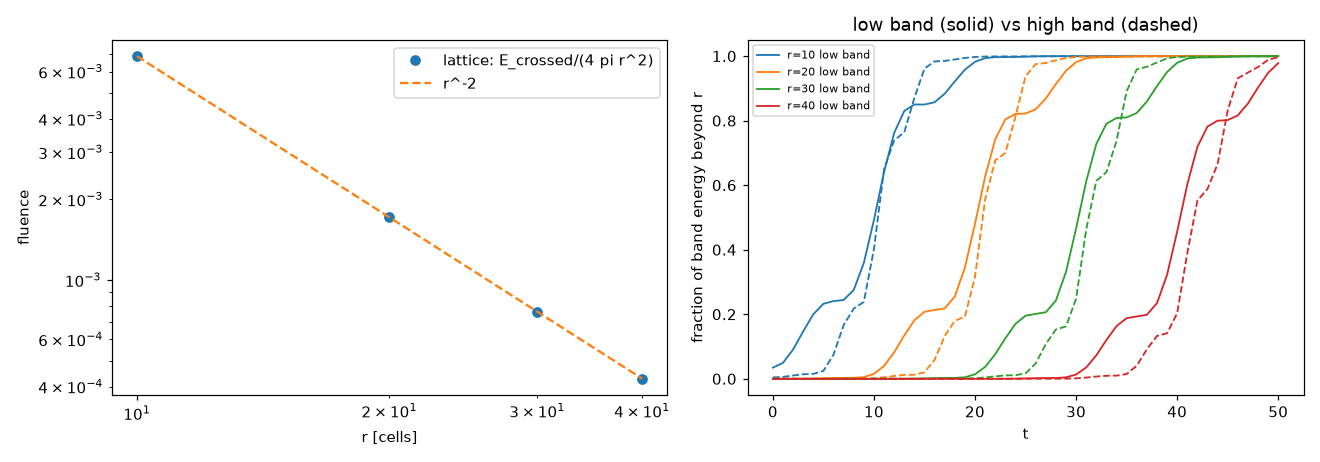

Recreate this plot in Python.
#!/usr/bin/env python3
# -*- coding: utf-8 -*-
"""
ch2_gw_gamma_3d.py  --  Chapter 2 ("What actually arrives", v2): one 3-D lattice shake, watched
from increasing distance -- how much arrives per unit area, and in which band.
=================================================================================================
Re-implementation (2026-09-28) of the lost script cited by
  docs/cosmology/02-light-lattice-elastic-wave-sharpest/  ("What actually arrives (v2)")

PAGE CLAIM (verbatim)
  "ch2_gw_gamma_3d.py and ch2_gw_gamma_arriving.py remove a unit confusion that would make such
   bursts sound catastrophic. The often-quoted '10^53 erg' is a source energy, back-calculated by
   integrating the inferred isotropic luminosity over 4 pi and the emitting volume; it is not what
   reaches a detector. The arriving fluence is F = E_iso/(4 pi d^2) ... What reaches us is a
   broadband keV-GeV spectrum at modest fluence, exactly as the lattice-shake picture predicts."

WHAT THIS SCRIPT DOES (the lattice half; the astrophysical numbers are in ch2_gw_gamma_arriving.py)
  A 3-D simple-cubic lattice, ONE scalar displacement per site (the single longitudinal /
  breathing channel that survives at the isostatic point, G -> 0; physics volume 01/02),
  nearest-neighbour springs K = m = a = 1 (long-wave speed c = 1). A localized shake (Gaussian,
  width 3 cells, from rest) is released at the centre. We measure, without putting in any law:
   (1) the energy that has crossed spheres of radius r = 10, 20, 30, 40 -> fluence F(r) =
       E_crossed / (4 pi r^2); test r^2 F(r) = const (the 1/(4 pi d^2) law) and energy conservation.
   (2) the arrival time at each sphere of the low band (|k|a < 0.5, the long-wave, GW-like part)
       and of the high band (|k|a > 0.5, the 'gamma' part of the calibration ka = 0.1 <-> 31 GeV),
       i.e. does the broadband packet ARRIVE together? (3-D version of legacy ch2_burstprop.py.)

INPUTS: none physical; K = m = a = 1 lattice units. Grid 128^3 is a container (reflections from
  the box are excluded by stopping at t = 50 < 64). Shake width 3 cells is a probe choice
  (sharp = broadband). No page number enters the code.
EXPECTED OUTPUT (run 2026-09-28): r^2 F(r) constant to 0.15% (r = 10..40); energy drift -6.6e-4
  (velocity Verlet); low band arrives at t = r/c; high band later, lag/r = 0.046 (independent-mode
  prediction from the exact sc dispersion 0.040), growing linearly with r. The fluence law is
  confirmed; 'the broadband packet arrives together' is not.
DETERMINISM: SEED = 19 (no RNG path); 2 x SHA-256 over 6-sig-fig results.
DEPENDENCIES: numpy; matplotlib optional (MPLBACKEND=Agg). Runtime ~2 min.
"""
import json, hashlib, time
import numpy as np

SEED = 19
T0 = time.time()

def sig(x, n=6):
    x = float(x)
    if x == 0.0 or not np.isfinite(x):
        return x
    from math import floor, log10
    return round(x, -int(floor(log10(abs(x)))) + (n - 1))

def digest(obj):
    blob = json.dumps(obj, sort_keys=True, separators=(",", ":")).encode()
    return hashlib.sha256(hashlib.sha256(blob).digest()).hexdigest()

Ng = 128; DT = 0.1; T_END = 50.0; W = 3.0; KS = 0.5
c0 = Ng // 2
ax = np.arange(Ng) - c0
X, Y, Z = np.meshgrid(ax, ax, ax, indexing="ij")
R = np.sqrt(X ** 2 + Y ** 2 + Z ** 2).astype(np.float32)
k1 = 2 * np.pi * np.fft.fftfreq(Ng)
KX, KY, KZ = np.meshgrid(k1, k1, k1, indexing="ij")
KMAG = np.sqrt(KX ** 2 + KY ** 2 + KZ ** 2)
LOWMASK = KMAG < KS
# exact sc-lattice dispersion omega = 2 sqrt(sum sin^2(k_i/2)); |group velocity|
OMEGA = 2 * np.sqrt(np.sin(KX / 2) ** 2 + np.sin(KY / 2) ** 2 + np.sin(KZ / 2) ** 2)
_om = np.where(OMEGA > 0, OMEGA, 1.0)
VG = np.sqrt(sum((np.sin(K) / _om) ** 2 for K in (KX, KY, KZ)))
del KX, KY, KZ, _om

def lap(u):
    return (np.roll(u, 1, 0) + np.roll(u, -1, 0) + np.roll(u, 1, 1) + np.roll(u, -1, 1)
            + np.roll(u, 1, 2) + np.roll(u, -1, 2) - 6 * u)

def edens(u, v):
    """Site energy density: kinetic + half of the three forward bonds + half of the backward ones."""
    e = 0.5 * v * v
    for a in range(3):
        d = np.roll(u, -1, a) - u
        e += 0.25 * d * d + 0.25 * np.roll(d, 1, a) ** 2
    return e

WLOW = np.exp(-(KMAG / KS) ** 4)          # smooth low-pass (avoids sharp-cutoff ringing)

def band_split(f):
    F = np.fft.fftn(f)
    lo = np.real(np.fft.ifftn(F * WLOW))
    return lo, f - lo

RADII = (10, 20, 30, 40)

def evolve(u):
    """Linear lattice evolution from rest; returns sample times, energy beyond each radius, E(0), E(end)."""
    v = np.zeros_like(u); a = lap(u); E0 = edens(u, v).sum()
    ts, cr = [], []
    nsteps = int(T_END / DT)
    for s in range(nsteps + 1):
        if s % 10 == 0:
            e = edens(u, v); ts.append(s * DT); cr.append([e[R > r].sum() for r in RADII])
        v += 0.5 * a * DT; u += v * DT; a = lap(u); v += 0.5 * a * DT
    return np.array(ts), np.array(cr), E0, edens(u, v).sum()

def mean_arrival(ts, cr):
    """Energy-weighted mean crossing time of each sphere (from the cumulative crossed energy)."""
    dE = np.diff(cr, axis=0); tm = 0.5 * (ts[1:] + ts[:-1])
    dE = np.clip(dE, 0, None)
    return (tm[:, None] * dE).sum(0) / dE.sum(0)

if __name__ == "__main__":
    np.random.seed(SEED)
    u0 = np.exp(-(R.astype(float) / W) ** 2)
    ts, crossed, E0, Eend = evolve(u0.copy())
    lo0, hi0 = band_split(u0)
    hi_frac0 = edens(hi0, np.zeros_like(u0)).sum() / E0
    # by linearity each band can be launched on its own and timed without any later filtering
    tsl, crl, E0l, _ = evolve(lo0.copy()); tsh, crh, E0h, _ = evolve(hi0.copy())
    tl_r = mean_arrival(tsl, crl); th_r = mean_arrival(tsh, crh)
    radii = RADII

    print("=" * 92)
    print(" ch2_gw_gamma_3d.py -- one 3-D lattice shake: fluence vs distance, and band arrival times")
    print("=" * 92)
    print(f" 3-D scalar (breathing-channel) lattice {Ng}^3, K = m = a = 1 (c = 1); shake width {W} cells")
    print(f" energy conservation: E(end)/E(0) - 1 = {Eend/E0-1:.2e};  high-band (|k|a>~{KS}) share of the"
          f" source energy = {hi_frac0:.3f}")
    print("\n (1) fluence law.  E_crossed(r) = energy beyond radius r at t = 50")
    print("     r     E_crossed/E0    F(r) = E_crossed/(4 pi r^2)    r^2 F(r) / (r^2 F)_{r=10}")
    ref = None; res = {"seed": SEED, "fluence": {}, "lag": {}}
    for i, r in enumerate(radii):
        Ec = crossed[-1, i]; F = Ec / (4 * np.pi * r * r)
        ref = ref or r * r * F
        print(f"    {r:3d}     {Ec/E0:.5f}        {F:.4e}                      {r*r*F/ref:.4f}")
        res["fluence"][r] = sig(r * r * F / ref)
    print("     => wherever (essentially) all the energy has crossed, r^2 F is constant: a detector at d receives")
    print("        E/(4 pi d^2), not E (geometry + energy conservation). Where E_crossed/E0 < 1 the missing part is")
    print("        slow high-k content still in transit -- the dispersion of (2), not a failure of the law.")

    print("\n (2) mean energy-arrival time at radius r, low band vs high band launched separately (linearity)")
    print("     r     t_low     t_high    lag = t_high - t_low    lag / r")
    lags = []
    for i, r in enumerate(radii):
        tl, th = tl_r[i], th_r[i]
        lags.append(th - tl)
        print(f"    {r:3d}    {tl:6.2f}    {th:6.2f}       {th-tl:6.2f}               {(th-tl)/r:.4f}")
        res["lag"][r] = sig(th - tl)
    slope = np.polyfit(radii[1:], lags[1:], 1)[0]       # r = 10 still near-field
    # independent-mode expectation from the EXACT sc dispersion and the source's own spectrum:
    # each band's energy moves at its energy-weighted |v_g|; lag/r = 1/<v_g>_hi - 1/<v_g>_lo
    F0 = np.abs(np.fft.fftn(u0)) ** 2 * OMEGA ** 2
    Elo = F0 * WLOW ** 2; Ehi = F0 * (1 - WLOW) ** 2
    inv_vg = lambda Ek: (Ek * (1 / np.maximum(VG, 1e-6))).sum() / Ek.sum()
    pred = inv_vg(Ehi) - inv_vg(Elo)
    print(f"     fitted d(lag)/dr (r = 20-40) = {slope:.4f}   independent-mode prediction <1/v_g>_hi - <1/v_g>_lo"
          f" = {pred:.4f}")
    print("     => the high band (the 'gamma' of the ka<->E calibration) arrives LATER, by an amount growing")
    print("        in proportion to distance: in 3-D, as in 1-D (ch2_burstprop.py), one shake does not")
    print("        deliver its broadband content together. Over 40 Mpc this is the Fermi/GW170817 tension,")
    print("        unchanged (see ch2_gamma_collective.py P4).")
    res["lag_slope"] = sig(slope); res["Econs"] = sig(Eend / E0 - 1)
    print(f"\nDETERMINISM-DIGEST (2xSHA-256, 6 sig-fig): {digest(res)}")
    print(f"runtime {time.time()-T0:.0f} s")

    try:
        import matplotlib; matplotlib.use("Agg"); import matplotlib.pyplot as plt
        fig, axs = plt.subplots(1, 2, figsize=(12, 4.2))
        rr = np.array(radii, float); Fr = np.array([crossed[-1, i] / (4 * np.pi * r * r) for i, r in enumerate(radii)])
        axs[0].loglog(rr, Fr, "o", label="lattice: E_crossed/(4 pi r^2)")
        axs[0].loglog(rr, Fr[0] * (rr[0] / rr) ** 2, "--", label="r^-2")
        axs[0].set_xlabel("r [cells]"); axs[0].set_ylabel("fluence"); axs[0].legend()
        for i, r in enumerate(radii):
            axs[1].plot(tsl, crl[:, i] / E0l, color=f"C{i}", lw=1.2, label=f"r={r} low band")
            axs[1].plot(tsh, crh[:, i] / E0h, color=f"C{i}", ls="--", lw=1.2)
        axs[1].set_xlabel("t"); axs[1].set_ylabel("fraction of band energy beyond r")
        axs[1].set_title("low band (solid) vs high band (dashed)"); axs[1].legend(fontsize=7)
        plt.tight_layout(); plt.savefig("ch2_gw_gamma_3d.png", dpi=110)
        print("[figure written: ch2_gw_gamma_3d.png]")
    except Exception as exc:
        print(f"[figure skipped: {exc}]")
